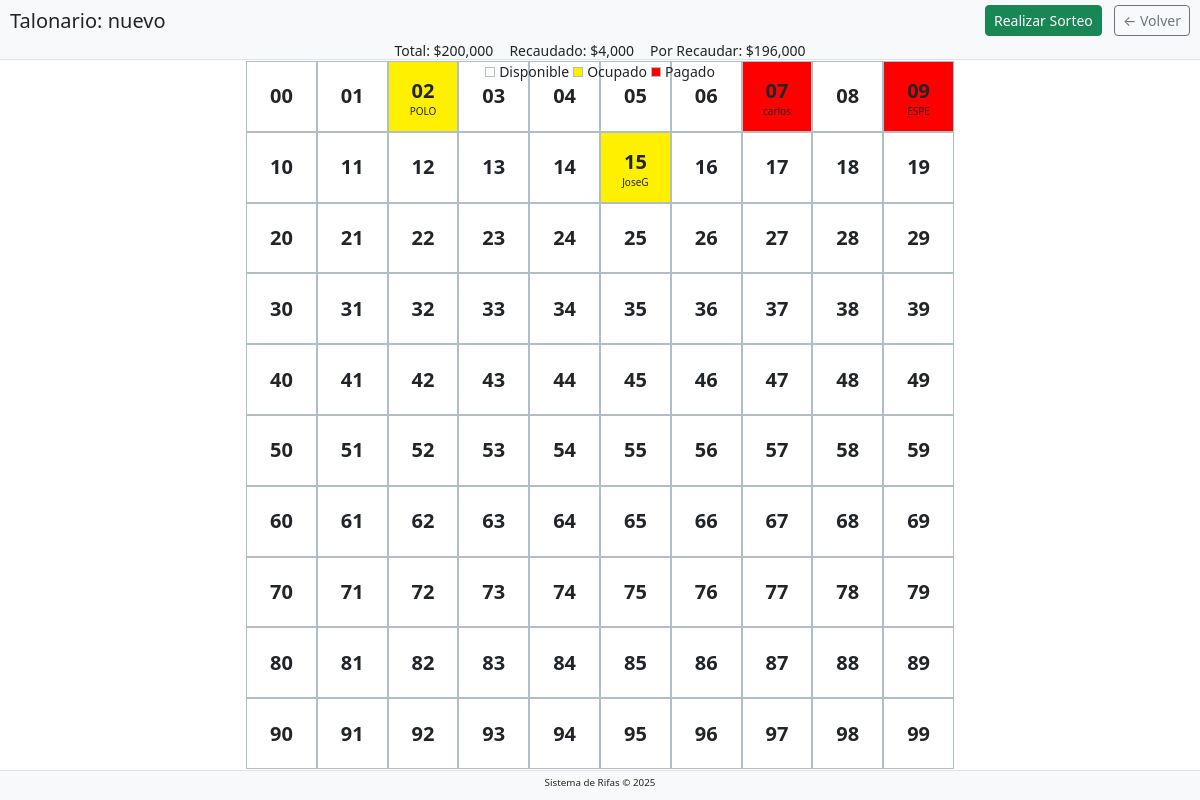
Page /talonario/3 on the earlier database version.
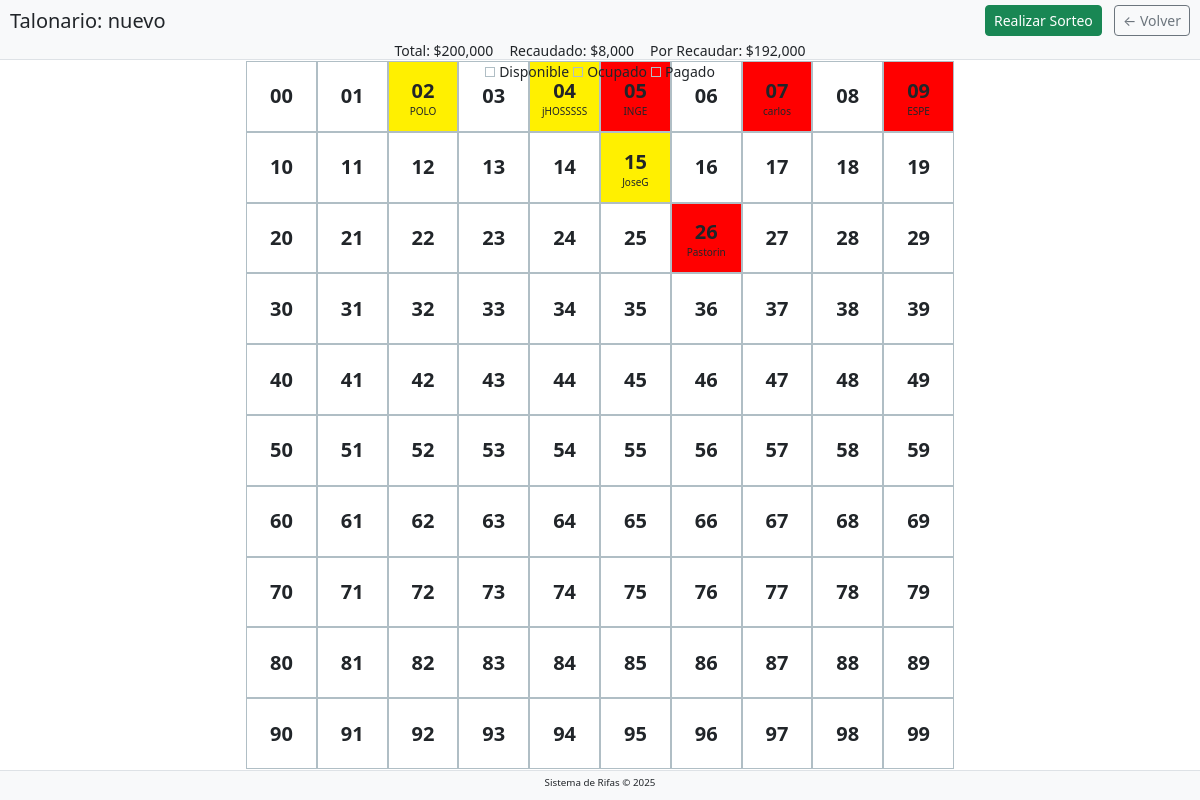
Same page on the later database version.
### app.py (models this page shows)
class Talonario(db.Model):
    id = db.Column(db.Integer, primary_key=True)
    nombre = db.Column(db.String(100), nullable=False)
    sorteos = db.relationship('Sorteo', backref='talonario', lazy=True)

class Numero(db.Model):
    id = db.Column(db.Integer, primary_key=True)
    talonario_id = db.Column(db.Integer, db.ForeignKey('talonario.id'), nullable=False)
    numero = db.Column(db.Integer, nullable=False)
    estado = db.Column(db.String(20), default='disponible')
    nombre_persona = db.Column(db.String(100))

### app.py (the view)
@app.route('/talonario/<int:talonario_id>')
def ver_talonario(talonario_id):
    talonario = db.session.get(Talonario, talonario_id)
    if not talonario:
        return "Talonario no encontrado", 404
    stmt = select(Numero).where(Numero.talonario_id == talonario_id).order_by(Numero.numero)
    numeros = db.session.scalars(stmt).all()
    config = Configuracion.query.first()
    total_esperado = 100 * config.precio_boleta
    numeros_pagados = sum(1 for n in numeros if n.estado == 'pagado')
    recaudado = numeros_pagados * config.precio_boleta
    por_recaudar = total_esperado - recaudado
    return render_template('talonario.html',
                           talonario=talonario,
                           numeros=numeros,
                           now=datetime.now(),
                           config=config,
                           total_esperado=total_esperado,
                           recaudado=recaudado,
                           por_recaudar=por_recaudar)

### app.py (called while the page is built)
def format_currency(value):
    try:
        return "{:,.0f}".format(value)
    except:
        return str(value)

### templates/talonario.html (shortened to what this page needs)
{% extends "base.html" %}
{% block content %}
    <div class="header-section">
        <div class="d-flex justify-content-between align-items-center">
            <h1 class="h5 mb-0">Talonario: {{ talonario.nombre }}</h1>
            <div>
                <a href="{{ url_for('sorteo', talonario_id=talonario.id) }}" class="btn btn-success btn-sm me-2">
                    Realizar Sorteo
                </a>
                <a href="{{ url_for('index') }}" class="btn btn-outline-secondary btn-sm">
                    &larr; Volver
                </a>
            </div>
        </div>
        <div class="d-flex justify-content-center gap-3 mt-1">
            <div class="d-flex align-items-center">
                <span class="small">Total: ${{ total_esperado|currency }}</span>
            </div>
            <div class="d-flex align-items-center">
                <span class="small">Recaudado: ${{ recaudado|currency }}</span>
            </div>
            <div class="d-flex align-items-center">
                <span class="small">Por Recaudar: ${{ por_recaudar|currency }}</span>
            </div>
        </div>
        <div class="d-flex flex-wrap justify-content-center gap-1">
            <div class="d-flex align-items-center">
                <div class="leyenda-item disponible me-1"></div>
                <span class="small">Disponible</span>
            </div>
            <div class="d-flex align-items-center">
                <div class="leyenda-item ocupado me-1"></div>
                <span class="small">Ocupado</span>
            </div>
            <div class="d-flex align-items-center">
                <div class="leyenda-item pagado me-1"></div>
                <span class="small">Pagado</span>
            </div>
        </div>
    </div>
    <div class="content-section">
        <div class="grid-container">
            {% for numero in numeros %}
                <div class="numero-celda {{ numero.estado }}"
                     onclick="abrirModal({{ numero.id }}, '{{ numero.estado }}')">
                    <strong>{{ "%02d" % numero.numero }}</strong>
                    {% if numero.nombre_persona %}
                        <div class="nombre-persona">{{ numero.nombre_persona }}</div>
                    {% endif %}
                </div>
            {% endfor %}
        </div>
    </div>
    <div class="footer-section">
        <small>Sistema de Rifas &copy; {{ now.year }}</small>
    </div>
{% endblock %}

### templates/base.html (shortened to what this page needs)
<!DOCTYPE html>
<html lang="es">
<head>
    <link href="https://cdn.jsdelivr.net/npm/bootstrap@5.3.0/dist/css/bootstrap.min.css" rel="stylesheet">
</head>
<body>
    {% block content %}{% endblock %}
</body>
</html>

### templates/base.html (style rules this page uses)
:root { --disponible: #ffffff; --ocupado: #fff000; --pagado: #ff0000; --borde: #b0bec5; --header-height: 80px; --footer-height: 30px; }
body { overflow: hidden; height: 100vh; margin: 0; padding: 0; display: flex; flex-direction: column; }
.header-section { height: var(--header-height); padding: 5px 10px; background: #f8f9fa; border-bottom: 1px solid #dee2e6; display: flex; flex-direction: column; justify-content: space-between; position: fixed; top: 0; left: 0; right: 0; z-index: 100; }
.footer-section { height: var(--footer-height); padding: 3px 10px; background: #f8f9fa; border-top: 1px solid #dee2e6; font-size: 0.7rem; text-align: center; position: fixed; bottom: 0; left: 0; right: 0; z-index: 100; }
.content-section { flex: 1; overflow: hidden; margin-top: var(--header-height); margin-bottom: var(--footer-height); display: flex; justify-content: center; align-items: center; }
.grid-container { display: grid; grid-template-columns: repeat(10, 1fr); grid-template-rows: repeat(10, 1fr); gap: 0; width: 100%; height: 100%; max-width: 100vmin; max-height: 100vmin; padding: 1px; }
.numero-celda { display: flex; flex-direction: column; justify-content: center; align-items: center; border: 1px solid var(--borde); font-size: 2.5vmin; text-align: center; word-break: break-word; overflow: hidden; padding: 0; }
.disponible { background-color: var(--disponible); }
.ocupado { background-color: var(--ocupado); }
.pagado { background-color: var(--pagado); }
.leyenda-item { display: inline-block; width: 10px; height: 10px; margin-right: 4px; border: 1px solid var(--borde); }
@media (orientation: landscape) { :root { --header-height: 60px; } }
@media (orientation: landscape) { .grid-container { max-width: 90vh; max-height: 90vh; } }

Differences in the rows shown:
changed Numero: estado "disponible" → "ocupado" (drawn); nombre_persona (not shown) → "jHOSSSSS"
changed Numero: estado "disponible" → "pagado" (drawn); nombre_persona (not shown) → "INGE"
changed Numero: estado "disponible" → "pagado" (drawn); nombre_persona (not shown) → "Pastorin"
Other differences:
{{ recaudado|currency }}: "4,000" → "8,000"
{{ por_recaudar|currency }}: "196,000" → "192,000"
